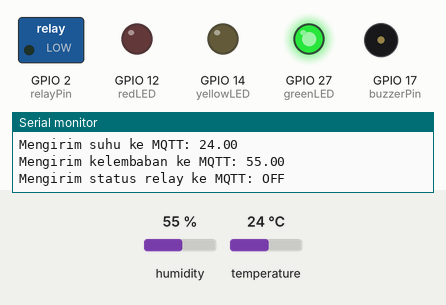
A sketch run on a simulated ESP32. Shown: switched loads named in the sketch (green lamp = pin HIGH), output pins drawn as LEDs (lit = HIGH), buzzer (waves = sounding, pin HIGH), the last lines printed to the serial monitor. The test bench sets the inputs (shaded band); at power-on: temperature 24 °C, humidity 55 %. WiFi joins after 1.5 s; servers stay silent unless stated; no MQTT or app messages arrive unless stated.

Above: at 2.8 s.
2.9 s: temperature set to 29.6 °C
8.9 s: temperature set to 30.4 °C
At 12.8 s:
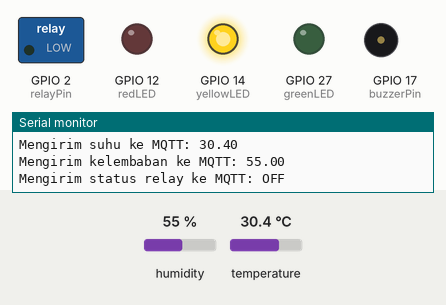
14.9 s: temperature set to 34.4 °C
20.9 s: temperature set to 35.9 °C
At 22.5 s:
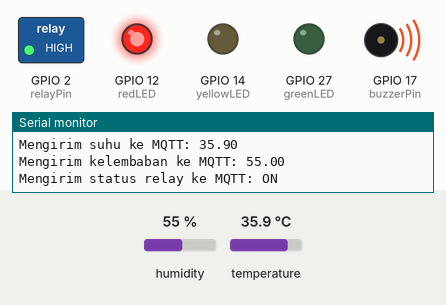
26.9 s: temperature set to 12 °C
At 32.2 s:
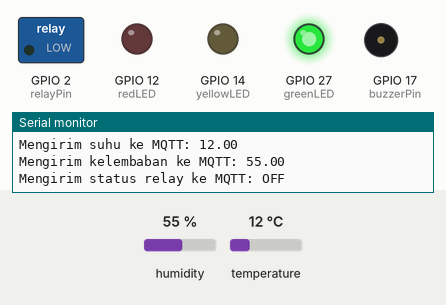
33.2 s: temperature set to 33 °C
At 37.6 s:
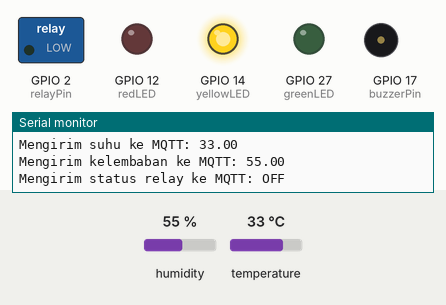
Timing chart, 0 to 39.1 s (numbered marks = the images above; inputs shaded):
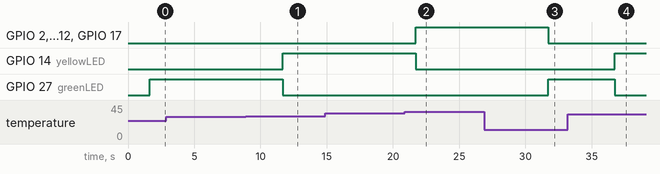

The sketch:

UTS_IFB309_2425_EE_152022016_Shidiq_Nur_Hasan.ino
```cpp
#include <WiFi.h>
#include <PubSubClient.h>
#include <DHT.h>

// Konfigurasi WiFi
const char* ssid = "Wokwi-GUEST";
const char* pass = "";

// Konfigurasi MQTT
const char* mqtt_server = "broker.hivemq.com";
const char* clientName = "espShidiq";
const char* topicSuhu = "Shidiq152022016/suhu";
const char* topicKelembaban = "Shidiq152022016/kelembaban";
const char* topicRelay = "Shidiq152022016/relay";
const char* espConnectStat = "Shidiq152022016/esp";

// Konfigurasi PIN
#define DHTPIN 4
#define DHTTYPE DHT22
#define greenLED 27
#define yellowLED 14
#define redLED 12
#define relayPin 2
#define buzzerPin 17

// Inisialisasi
DHT dht(DHTPIN, DHTTYPE);
WiFiClient espClient;
PubSubClient client(espClient);

// Fungsi untuk menghubungkan ke WiFi
void wifiConnect() {
  delay(100);
  Serial.println();
  Serial.print("Menghubungkan ke WiFi");

  WiFi.begin(ssid, pass);

  while (WiFi.status() != WL_CONNECTED) {
    delay(500);
    Serial.print(".");
  }

  Serial.println("");
  Serial.println("WiFi Terhubung");
}

// Fungsi untuk menghubungkan ke MQTT
void mqttConnect() {
  while (!client.connected()) {
    Serial.print("Menghubungkan ke MQTT...");
    if (client.connect(clientName)) {
      Serial.println("terhubung");
      client.publish(espConnectStat, "ESP Shidiq Connect");
    } else {
      Serial.print("Gagal, rc=");
      Serial.print(client.state());
      delay(5000);
    }
  }
}

void setup() {
  Serial.begin(115200);

  // Inisialisasi pin
  pinMode(greenLED, OUTPUT);
  pinMode(yellowLED, OUTPUT);
  pinMode(redLED, OUTPUT);
  pinMode(relayPin, OUTPUT);
  pinMode(buzzerPin, OUTPUT);

  // Mulai koneksi ke WiFi
  wifiConnect();

  // Set MQTT server
  client.setServer(mqtt_server, 1883);

  // Mulai DHT sensor
  dht.begin();
}

void loop() {
  if (!client.connected()) {
    mqttConnect();
  }
  client.loop();

  // Baca suhu dan kelembaban
  float suhu = dht.readTemperature();
  float kelembaban = dht.readHumidity();
  if (isnan(suhu) || isnan(kelembaban)) {
    Serial.println("Gagal membaca sensor");
    return;
  }
  Serial.print("Suhu: ");
  Serial.println(suhu);
  Serial.print("kelembaban: ");
  Serial.println(kelembaban);

  // Pengkondisian suhu untuk LED, buzzer, dan relay
  if (suhu > 35) {
    digitalWrite(redLED, HIGH);
    digitalWrite(buzzerPin, HIGH);
    digitalWrite(relayPin, HIGH);  // Nyalakan pompa
    digitalWrite(greenLED, LOW);
    digitalWrite(yellowLED, LOW);
  } else if (suhu >= 30 && suhu <= 35) {
    digitalWrite(yellowLED, HIGH);
    digitalWrite(buzzerPin, LOW);
    digitalWrite(relayPin, LOW);  // Matikan pompa
    digitalWrite(greenLED, LOW);
    digitalWrite(redLED, LOW);
  } else {
    digitalWrite(greenLED, HIGH);
    digitalWrite(buzzerPin, LOW);
    digitalWrite(relayPin, LOW);  // Matikan pompa
    digitalWrite(yellowLED, LOW);
    digitalWrite(redLED, LOW);
  }

  // Kirim data suhu ke MQTT
  String suhuPayload = String(suhu);
  Serial.print("Mengirim suhu ke MQTT: ");
  Serial.println(suhuPayload);
  client.publish(topicSuhu, suhuPayload.c_str());

  // Kirim data kelembaban ke MQTT
  String kelembabanPayload = String(kelembaban);
  Serial.print("Mengirim kelembaban ke MQTT: ");
  Serial.println(kelembabanPayload);
  client.publish(topicKelembaban, kelembabanPayload.c_str());

  // Kirim status relay (pompa) ke MQTT
  String relayStatus = (suhu > 35) ? "ON" : "OFF";  // Pompa menyala jika suhu > 35°C
  Serial.print("Mengirim status relay ke MQTT: ");
  Serial.println(relayStatus);
  client.publish(topicRelay, relayStatus.c_str());

  // Delay 5 detik sebelum membaca lagi
  delay(5000);
}
```

Measured:
- the behaviour switches between 29.9 and 30 °C on temperature (found by bisection; images 0 and 1)
- the behaviour switches between 35 and 35.1 °C on temperature (found by bisection; images 1 and 2)
- after the input at 8.9 s, GPIO 14 (yellowLED): LOW → HIGH after 2.8 s; GPIO 27 (greenLED): HIGH → LOW after 2.8 s
- after the input at 20.9 s, GPIO 2 (relayPin), GPIO 12 (redLED), GPIO 17 (buzzerPin): LOW → HIGH after 0.81 s; GPIO 14 (yellowLED): HIGH → LOW after 0.81 s
- after the input at 26.9 s, GPIO 2 (relayPin), GPIO 12 (redLED), GPIO 17 (buzzerPin): HIGH → LOW after 4.8 s; GPIO 27 (greenLED): LOW → HIGH after 4.8 s
- after the input at 33.2 s, GPIO 14 (yellowLED): LOW → HIGH after 3.5 s; GPIO 27 (greenLED): HIGH → LOW after 3.5 s
